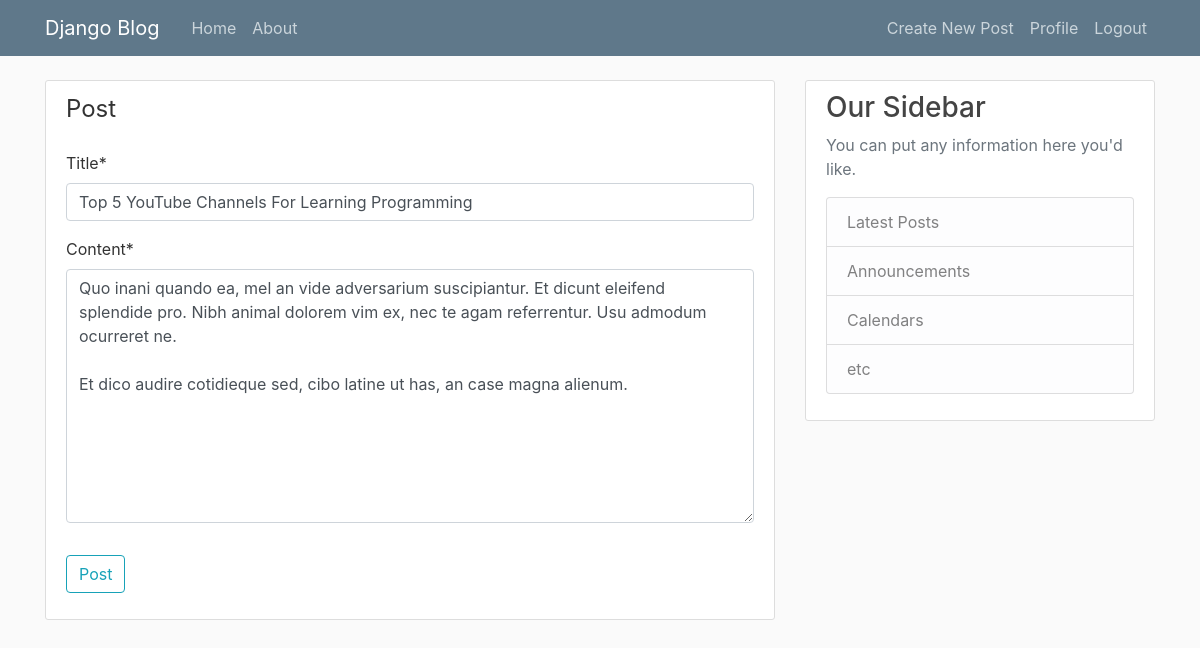
Screenshot of /post/29/update/ (signed in) with the database file from the repository.
### blog/models.py (models this page shows, shortened)
class post(models.Model):
    title = models.CharField(max_length=100)
    content = models.TextField()
    date_posted = models.DateTimeField(default = timezone.now)
    author = models.ForeignKey(User , on_delete=models.CASCADE , null=True)

### blog/views.py (the view, shortened to what this page needs)
# urls.py: path('post/<int:pk>/update/', PostUpdateView.as_view() , name='post-update'),
class PostUpdateView(LoginRequiredMixin , UserPassesTestMixin,  UpdateView):
    model = post
    fields = ['title' , 'content']
    def test_func(self):
        post = self.get_object()
        if self.request.user == post.author :
            return True
        return False

### blog/templates/blog/post_form.html (shortened to what this page needs)
{% extends "blog/Base.html" %}
{% load crispy_forms_tags %}
{% block content %}
<div class="content-section">
    <form method="POST">
        <fieldset class="form-group">
            <legend class="border_bottom mb-4">
                Post
            </legend>
            {{ form|crispy }}
        </fieldset>
        <div class="form-group">
            <button class="btn btn-outline-info" type="submit"> Post </button>
        </div>
    </form>
</div>
{% endblock content %}

### blog/static/blog/main.css (style rules this page uses)
body { background: #fafafa; color: #333333; margin-top: 5rem; }
.content-section { background: #ffffff; padding: 10px 20px; border: 1px solid #dddddd; border-radius: 3px; margin-bottom: 20px; }

### rows the page displays
post: title "Top 5 YouTube Channels For Learning Programming", content "Quo inani quando ea, mel an vide adversarium suscipiantur. Et dicunt eleifend splendide pro. Nibh animal dolorem vim ex, nec te agam referrentur. Usu admodum ocurreret ne. Et dico audire cotidieque sed, cibo latine ut has, an case magna alienum."
